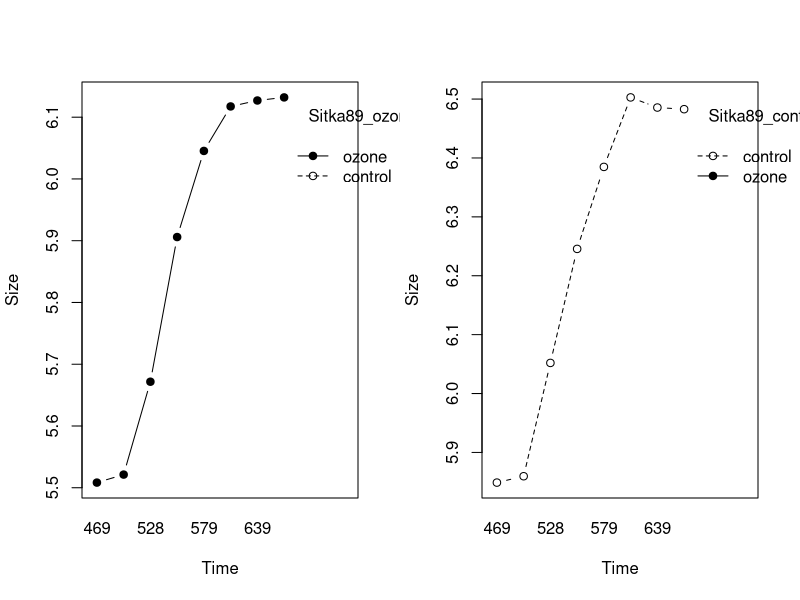
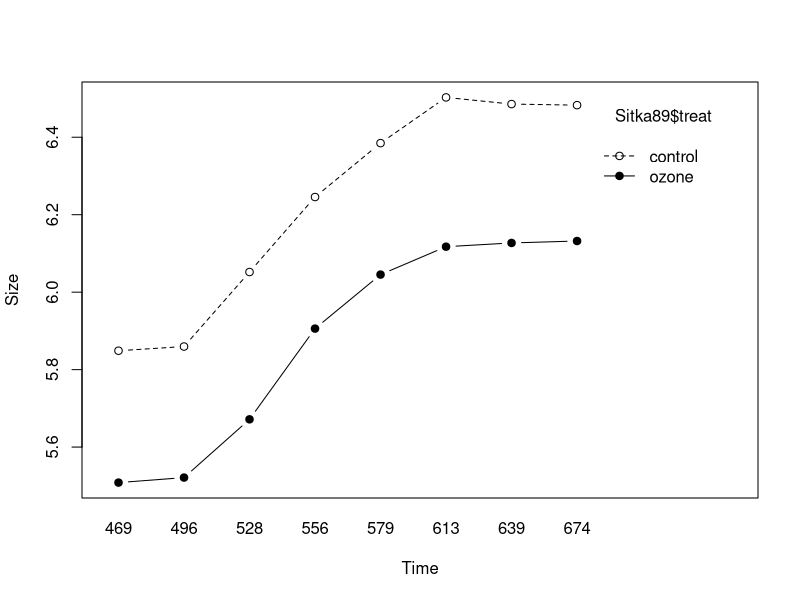

Here is the R script that generated these plots, in order: (Note: this script raises an error after producing the figures.)
# J. Jedediah Smith
# Homework Set No.4
# BIFX 503-1
# 11/18/2021

library(MASS)
library(afex)

### QUESTION 2 ###
# Plot tree growth over time separately for the ozone and control groups, using interaction or other plot.
Sitka89_ozone <- Sitka89[Sitka89$treat == "ozone", ]
Sitka89_control <- Sitka89[Sitka89$treat == "control", ]

# Separate
par(mfrow=c(1,2))
interaction.plot(x.factor=Sitka89_ozone$Time, trace.factor=Sitka89_ozone$treat, response=Sitka89_ozone$size, fun="mean", type="b", ylab="Size", xlab="Time", pch=c(1,19))
interaction.plot(x.factor=Sitka89_control$Time, trace.factor=Sitka89_control$treat, response=Sitka89_control$size, fun="mean", type="b", ylab="Size", xlab="Time", pch=c(1,19))
par(mfrow=c(1,1))

# Together
interaction.plot(x.factor=Sitka89$Time, trace.factor=Sitka89$treat, response=Sitka89$size, fun="mean", type="b", ylab="Size", xlab="Time", pch=c(1,19))


### QUESTION 3 ###
# Run a repeated measures regression model having time, treatment, and their interaction as independent variables.
gee1 <- geeglm(size ~ treat*Time, data=Sitka89, id=tree, corstr="exchangeable")
summary(gee1)


### QUESTION 4 ###
# Run a second repeated measures regression model having time and treatment as the only independent variables.
gee1 <- geeglm(size ~ Time + treat, data=Sitka89, id=tree, corstr="exchangeable")
summary(gee1)


### QUESTION 5 ###
# Examine the distributions of each of the continuous variables in this dataset.
head(Pima.tr)
pim <- Pima.tr[,-8]
pim

# Generate a histogram and QQ plot for each one.
par(mfrow=c(2,4))
hist(pim$npreg)
hist(pim$glu)
hist(pim$bp)
hist(pim$skin)
hist(pim$bmi)
hist(pim$ped)
hist(pim$age)
par(mfrow=c(1,1))

par(mfrow=c(2,4))
qqnorm(pim$npreg, main = "Normal Q-Q Plot for npreg")
qqline(pim$npreg)
qqnorm(pim$glu, main = "Normal Q-Q Plot for glu")
qqline(pim$glu)
qqnorm(pim$bp, main = "Normal Q-Q Plot for bp")
qqline(pim$bp)
qqnorm(pim$skin, main = "Normal Q-Q Plot for skin")
qqline(pim$skin)
qqnorm(pim$bmi, main = "Normal Q-Q Plot for bmi")
qqline(pim$bmi)
qqnorm(pim$ped, main = "Normal Q-Q Plot for ped")
qqline(pim$ped)
qqnorm(pim$age, main = "Normal Q-Q Plot for age")
qqline(pim$age)
par(mfrow=c(1,1))

# Transform the non-normal ones and replot.
pim$sqrt_npreg <- sqrt(pim$npreg)
pim$sqrt_skin <- sqrt(pim$skin)
pim$sqrt_ped <- sqrt(pim$ped)
pim$sqrt_age <- sqrt(pim$age)

par(mfrow=c(2,4))
hist(pim$sqrt_npreg)
hist(pim$sqrt_skin)
hist(pim$sqrt_ped)
hist(pim$sqrt_age)
qqnorm(pim$sqrt_npreg, main = "Normal Q-Q Plot for sqrt_npreg")
qqline(pim$sqrt_npreg)
qqnorm(pim$sqrt_skin, main = "Normal Q-Q Plot for sqrt_skin")
qqline(pim$sqrt_skin)
qqnorm(pim$sqrt_ped, main = "Normal Q-Q Plot for sqrt_ped")
qqline(pim$sqrt_ped)
qqnorm(pim$sqrt_age, main = "Normal Q-Q Plot for sqrt_age")
qqline(pim$sqrt_age)
par(mfrow=c(1,1))

# Some remain non-normal.
pim$log_npreg <- log10(pim$npreg)
pim$log_ped <- log10(pim$ped)
pim$log_age <- log10(pim$age)

par(mfrow=c(2,3))
hist(pim$log_npreg)
hist(pim$log_ped)
hist(pim$log_age)
qqnorm(pim$log_npreg, main = "Normal Q-Q Plot for log_npreg")
qqline(pim$log_npreg)
qqnorm(pim$log_ped, main = "Normal Q-Q Plot for log_ped")
qqline(pim$log_ped)
qqnorm(pim$log_age, main = "Normal Q-Q Plot for log_age")
qqline(pim$log_age)
par(mfrow=c(1,1))


### QUESTION 6 ###
# Create a dataset that contains the seven numeric predictor variables. Use transformed as needed.
pimfix <- pim[,c(-1,-4,-6,-7,-10,-11,-12)]

# Scale the 7 variables.
scaled.pimfix <- scale(pimfix)
summary(scaled.pimfix)

# Do a scatter plot and correlation matrix.
pairs(scaled.pimfix, lower.panel=NULL, cex.labels=2, pch=19, cex=1.2)

cor.pimfix <- round(cor(scaled.pimfix), 2)
cor.pimfix

# Perform PCA, generate a scree plot and output the proportion of variance for each component.
pca1 <- prcomp(scaled.pimfix, scale = TRUE)
summary(pca1)             # Print variance accounted for
pca1$rotation             # Loadings
plot(pca1, type="lines")  # Scree plot
pca1$x                    # Component scores


### QUESTION 7 ###
# Calculate the distance matrix on the unscaled variables.
pimdist <- dist(pimfix)
pimdist

# Perform hierarchical clustering and plot the dendrogram.
pimclust <- hclust(pimdist, method="average")
plot(pimclust)

groups <- cutree(pimclust, k=4)
rect.hclust(pimclust, k=4, border="red")


### QUESTION 8 ###
# Cross-tabulate the Type variable with the cluster assignment from the k-means clustering.
pim.kmeans <- kmeans(pimfix, centers=2)
pim.kmeans$cluster

pim.clusters <- cbind(Pima.tr, pim.kmeans$cluster)
pim.clusters$Cluster <- pim.kmeans$cluster

table(pim.clusters$type, pim.clusters$Cluster)

# Perform a chi square test to see if cluster assignment and diabetes are associated.
chisq.test(table(pim.clusters$type, pim.clusters$Cluster))
